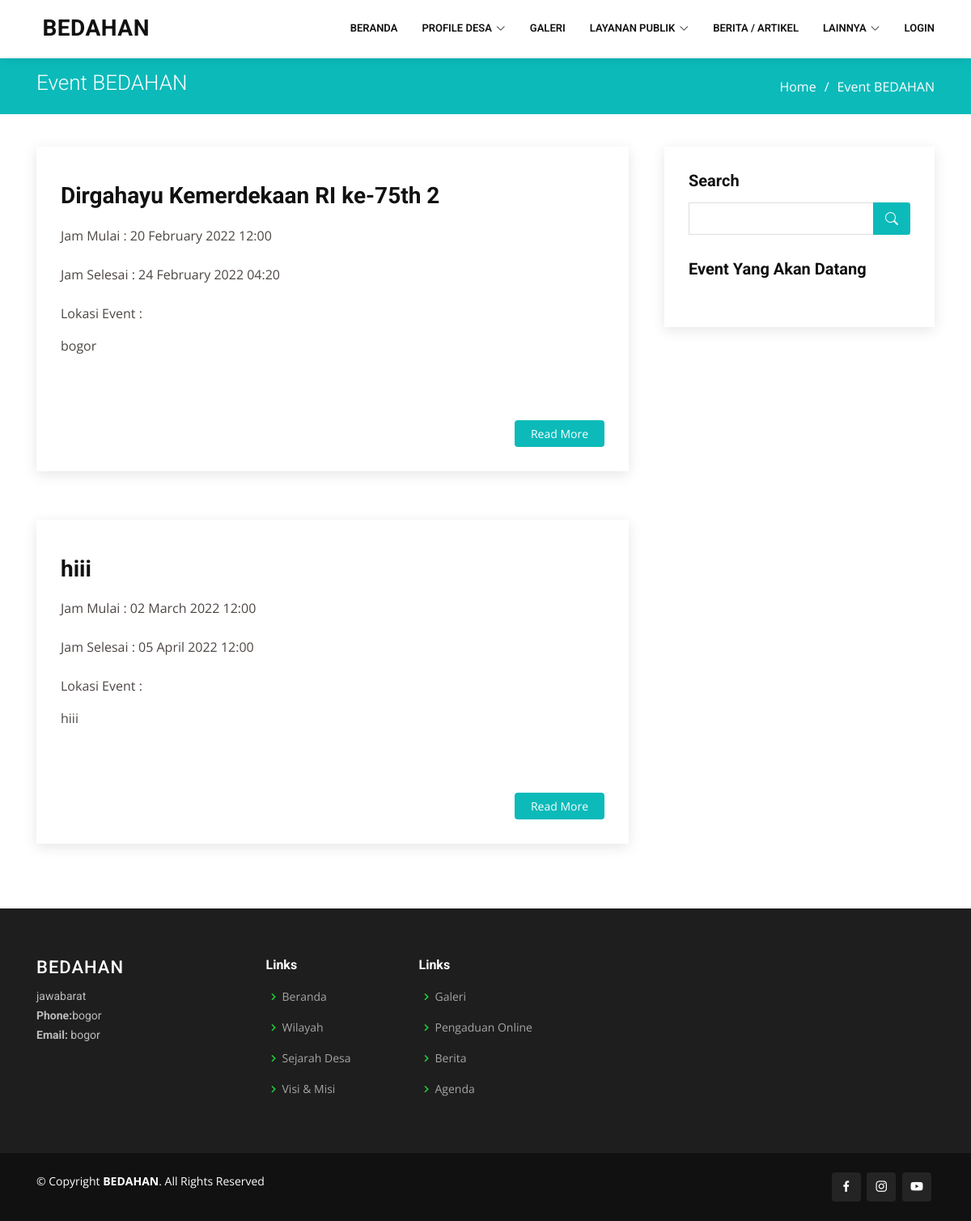
Screenshot of /index.php/home/event with the database file from the repository.
### tables this page shows
CREATE TABLE `setting` (
  `web` varchar(99) DEFAULT NULL,
  `keyword` varchar(99) DEFAULT NULL,
  `logo` varchar(99) DEFAULT NULL,
  `alamat` text DEFAULT NULL,
  `telp` varchar(15) DEFAULT NULL,
  `email` varchar(99) DEFAULT NULL,
  `yt` varchar(99) DEFAULT NULL,
  `ig` varchar(99) DEFAULT NULL,
  `fb` varchar(99) DEFAULT NULL,
  `lat` varchar(99) DEFAULT NULL,
  `lng` varchar(99) DEFAULT NULL,
  `wilayah` text DEFAULT NULL
);

CREATE TABLE `event` (
  `id` int(11) NOT NULL,
  `judul` varchar(99) DEFAULT NULL,
  `mulai` datetime DEFAULT NULL,
  `selesai` datetime DEFAULT NULL,
  `ket` text DEFAULT NULL,
  `lokasi` text DEFAULT NULL,
  `gambar` varchar(99) DEFAULT NULL,
  `gambar2` varchar(99) DEFAULT NULL,
  `gambar3` varchar(99) DEFAULT NULL,
  `lat` varchar(99) DEFAULT NULL,
  `lng` varchar(99) DEFAULT NULL,
  `slug` varchar(99) DEFAULT NULL,
  `status` int(11) DEFAULT NULL,
  `view` int(11) DEFAULT NULL
);

### application/controllers/Home.php (called while the page is built, shortened)
<?php
class Home extends CI_Controller {
    public function __construct()
    {
        $this->load->model('main_model');
        $this->main_model->count_visitor();
    }
        ?>
  <?php  }
public function event()
{
  $this->load->library('pagination');
  $jum  = $this->db->get('event');
  $page=$this->uri->segment(3);
  if(!$page):
      $offset = 0;
  else:
      $offset = $page;
  endif;
  $limit=3;
  $config['base_url'] = base_url() . 'home/event/';
  $config['total_rows'] = $jum->num_rows();
  $config['per_page'] = $limit;
  $config['uri_segment'] = 3;
  $config['first_link']       = 'First';
  $config['last_link']        = 'Last';
  $config['next_link']        = 'Next';
  $config['prev_link']        = 'Prev';
  $config['full_tag_open']    = '<div class="pagging text-center"><nav><ul class="pagination justify-content-center">';
  $config['full_tag_close']   = '</ul></nav></div>';
  $config['num_tag_open']     = '<li class="page-item"><span class="page-link">';
  $config['num_tag_close']    = '</span></li>';
  $config['cur_tag_open']     = '<li class="page-item active"><span class="page-link">';
  $config['cur_tag_close']    = '<span class="sr-only"></span></span></li>';
  $config['next_tag_open']    = '<li class="page-item"><span class="page-link">';
  $config['next_tagl_close']  = '<span aria-hidden="true">&raquo;</span></span></li>';
  $config['prev_tag_open']    = '<li class="page-item"><span class="page-link">';
  $config['prev_tagl_close']  = '</span>Next</li>';
  $config['first_tag_open']   = '<li class="page-item"><span class="page-link">';
  $config['first_tagl_close'] = '</span></li>';
  $config['last_tag_open']    = '<li class="page-item"><span class="page-link">';
  $config['last_tagl_close']  = '</span></li>';
  $this->pagination->initialize($config);
  $data['page'] =$this->pagination->create_links();
  $data['q']=$this->main_model->eventhome_perpage($offset,$limit);
  $data['populer']=$this->db->query("select * from event where status='0'")->result();
  $this->load->view('home/atas');
  $this->load->view('home/event',$data);
  $this->load->view('home/bawah');
}
}

### index.php (called while the page is built, shortened)
<?php
require_once BASEPATH.'core/CodeIgniter.php';

### application/models/Main_model.php (called while the page is built, shortened)
<?php
class Main_model extends CI_Model
{
	public function eventhome_perpage($offset, $limit)
	{
		$hsl = $this->db->query("select * from event  limit  $offset,$limit");
		return 	$hsl;
	}
}

### application/views/home/event.php (the view, shortened to what this page needs)
<?php
    $setting = $this->db->get('setting')->row();
?>
<main id="main">
    <section id="breadcrumbs" class="breadcrumbs">
      <div class="container">
        <div class="d-flex justify-content-between align-items-center">
          <h2>Event <?php echo $setting->web ?></h2>
          <ol>
            <li><a href="home/index">Home</a></li>
            <li>Event <?php echo $setting->web ?></li>
          </ol>
        </div>
      </div>
    </section>
    <section id="blog" class="blog">
      <div class="container" data-aos="fade-up">
        <div class="row">
          <div class="col-lg-8 entries">
          <?php
foreach($q->result() as $row){
?>
            <article class="entry">
              <div class="entry-img">
              </div>
              <h2 class="entry-title">
                <a href="home/eventpage/<?php echo $row->slug ?>"><?php echo $row->judul ?></a>
              </h2>
              <div class="entry-content">
              <p>
              Jam Mulai : <?php echo date("d F Y H:i",strtotime($row->mulai)) ?><br><br>
              Jam Selesai : <?php echo date("d F Y H:i",strtotime($row->selesai)) ?><br><br>
              Lokasi Event :   <?php echo $row->lokasi ?> <br><br>
                </p>
                <div class="read-more">
                  <a href="home/eventpage/<?php echo $row->slug ?>">Read More</a>
                </div>
              </div>
            </article>
            <?php  } ?>
          </div>
          <div class="col-lg-4">
            <div class="sidebar">
              <h3 class="sidebar-title">Search</h3>
              <div class="sidebar-item search-form">
                <form action="home/searchEvent" method="get">
                  <input type="text" name="keyword" autocomplete="off">
                  <button type="submit"><i class="bi bi-search"></i></button>
                </form>
              </div>
              <h3 class="sidebar-title">Event Yang Akan Datang</h3>
            </div>
          </div>
        </div>
      </div>
    </section>
  </main>

### application/views/home/atas.php (shortened to what this page needs)
<?php
$setting = $this->db->get('setting');
$row = $setting->row();
?>
<!DOCTYPE html>
<html lang="en">
<head>
  <link href="frontend/vendor/animate.css/animate.min.css" rel="stylesheet">
  <link href="frontend/vendor/aos/aos.css" rel="stylesheet">
  <link href="frontend/vendor/bootstrap/css/bootstrap.min.css" rel="stylesheet">
  <link href="frontend/vendor/bootstrap-icons/bootstrap-icons.css" rel="stylesheet">
  <link href="frontend/vendor/boxicons/css/boxicons.min.css" rel="stylesheet">
  <link href="frontend/vendor/glightbox/css/glightbox.min.css" rel="stylesheet">
  <link href="frontend/vendor/remixicon/remixicon.css" rel="stylesheet">
  <link href="frontend/vendor/swiper/swiper-bundle.min.css" rel="stylesheet">
  <link rel="stylesheet" type="text/css" href="plugin/sweetalert2.min.css">
  <link href="frontend/css/desa.css" rel="stylesheet">
  <link rel="stylesheet" href="https://unpkg.com/leaflet@1.7.1/dist/leaflet.css" />
  <link rel="stylesheet" href="https://cdnjs.cloudflare.com/ajax/libs/leaflet.draw/1.0.4/leaflet.draw.css" />
  <link rel="stylesheet" href="plugin/MarkerCluster.css" />
  <link rel="stylesheet" href="plugin/MarkerCluster.Default.css" />
  <link rel="stylesheet" href="plugin/css/styledLayerControl.css" />
  <link rel="stylesheet" href="https://unpkg.com/leaflet-routing-machine@latest/dist/leaflet-routing-machine.css" />
  <link rel="stylesheet" href="https://unpkg.com/leaflet-control-geocoder/dist/Control.Geocoder.css" />
  <link rel="stylesheet" href="plugin/maps.css">
  <link rel="stylesheet" href="plugin/dist/Control.MiniMap.min.css" />
  <link rel="stylesheet" type="text/css" href="src/L.Control.ZoomBar.css" />
  <link rel="stylesheet" href="plugin/dist/Leaflet.Coordinates-0.1.5.css" />
  <link rel="stylesheet" href="plugin/dist/L.Control.Locate.min.css" />
  <link rel="stylesheet" href="plugin/src/leaflet-compass.css" />
  <link rel="stylesheet" href="plugin/L.Control.Window.css" />
  <link rel="stylesheet" href="plugin/dist/Control.FullScreen.css" />
  <link rel="stylesheet" type="text/css" href="plugin/bootstrapdatepicker/bootstrap-datepicker.css">
</head>
<body>
  <header id="header" class="fixed-top">
    <div class="container d-flex align-items-center">
      <h1 class="logo me-auto"><a href="home/index"><img class="img img-fluid " src="image/<?php echo $row->logo ?>" alt="" width=""> <?php echo $row->web ?></a></h1>
      <nav id="navbar" class="navbar order-last order-lg-0">
        <ul>
          <li><a href="home/index" class="<?php if ($this->uri->segment(2) == 'index') echo 'active' ?>">Beranda</a></li>
          <li class="dropdown"><a href="#"><span>Profile Desa</span> <i class="bi bi-chevron-down"></i></a>
          </li>
          <li><a href="home/galeri" class="<?php if ($this->uri->segment(2) == 'galeri') echo 'active' ?>">Galeri</a></li>
          <li class="dropdown"><a href="#"><span>Layanan Publik</span> <i class="bi bi-chevron-down"></i></a>
          </li>
          <li><a href="home/berita" class="<?php if ($this->uri->segment(2) == 'berita') echo 'active' ?>">Berita / Artikel</a></li>
          <li class="dropdown"><a href="#"><span>Lainnya</span> <i class="bi bi-chevron-down"></i></a>
          </li>
          <li><a href="welcome" target="_blank">Login </a></li>
        </ul>
      </nav>
    </div>
  </header>

### application/views/home/bawah.php (shortened to what this page needs)
<?php
$setting = $this->db->get('setting');
$row = $setting->row();
?>
<footer id="footer">
  <div class="footer-top">
    <div class="container">
      <div class="row">
        <div class="col-lg-3 col-md-6 footer-contact">
          <h3><?php echo $row->web ?></h3>
          <p>
            <?php echo $row->alamat ?> <br>
            <strong>Phone:</strong><?php echo $row->telp ?><br>
            <strong>Email:</strong> <?php echo $row->email ?><br>
          </p>
        </div>
        <div class="col-lg-2 col-md-6 footer-links">
          <h4>Links</h4>
          <ul>
            <li><i class="bx bx-chevron-right"></i> <a href="#">Beranda</a></li>
            <li><i class="bx bx-chevron-right"></i> <a href="home/wilayah">Wilayah</a></li>
            <li><i class="bx bx-chevron-right"></i> <a href="home/sejarah">Sejarah Desa</a></li>
            <li><i class="bx bx-chevron-right"></i> <a href="home/visimisi">Visi & Misi</a></li>
          </ul>
        </div>
        <div class="col-lg-3 col-md-6 footer-links">
          <h4>Links</h4>
          <ul>
            <li><i class="bx bx-chevron-right"></i> <a href="home/galeri">Galeri</a></li>
            <li><i class="bx bx-chevron-right"></i> <a href="home/pengaduan">Pengaduan Online</a></li>
            <li><i class="bx bx-chevron-right"></i> <a href="home/berita">Berita</a></li>
            <li><i class="bx bx-chevron-right"></i> <a href="home/agenda">Agenda</a></li>
          </ul>
        </div>
      </div>
    </div>
  </div>
  <div class="container d-md-flex py-4">
    <div class="me-md-auto text-center text-md-start">
      <div class="copyright">
        &copy; Copyright <strong><span><?php echo $row->web ?></span></strong>. All Rights Reserved
      </div>
    </div>
    <div class="social-links text-center text-md-right pt-3 pt-md-0">
      <a href="<?php echo $row->fb ?>" class="facebook"><i class="bx bxl-facebook"></i></a>
      <a href="<?php echo $row->ig ?>" class="instagram"><i class="bx bxl-instagram"></i></a>
      <a href="<?php echo $row->yt ?>" class="google-plus"><i class="bx bxl-youtube"></i></a>
    </div>
  </div>
</footer>
</body>
</html>

### rows the page displays
setting: web "BEDAHAN", alamat "jawabarat", telp "bogor", email "bogor"
event: judul "Dirgahayu Kemerdekaan RI ke-75th 2", mulai "20 February 2022 12:00", selesai "24 February 2022 04:20", lokasi "bogor"
event: judul "hiii", mulai "02 March 2022 12:00", selesai "05 April 2022 12:00", lokasi "hiii"
